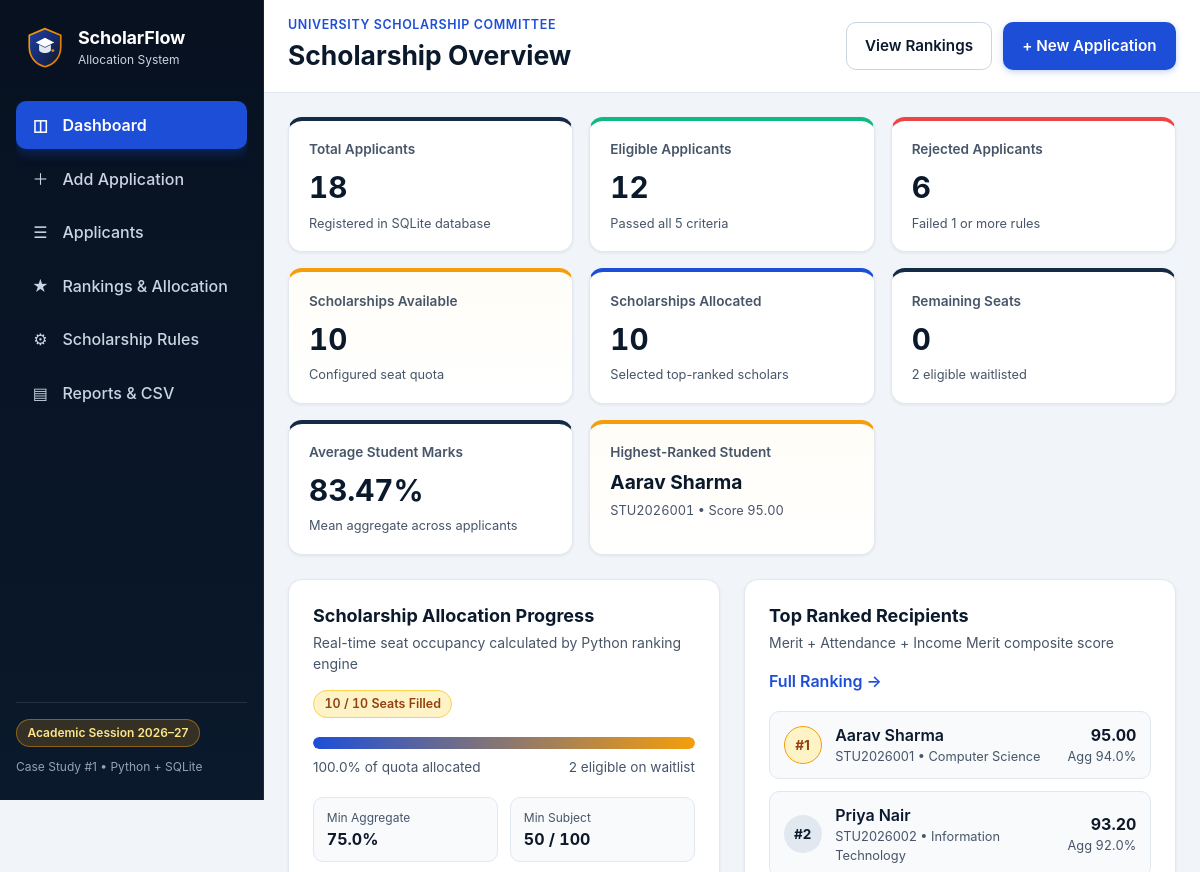
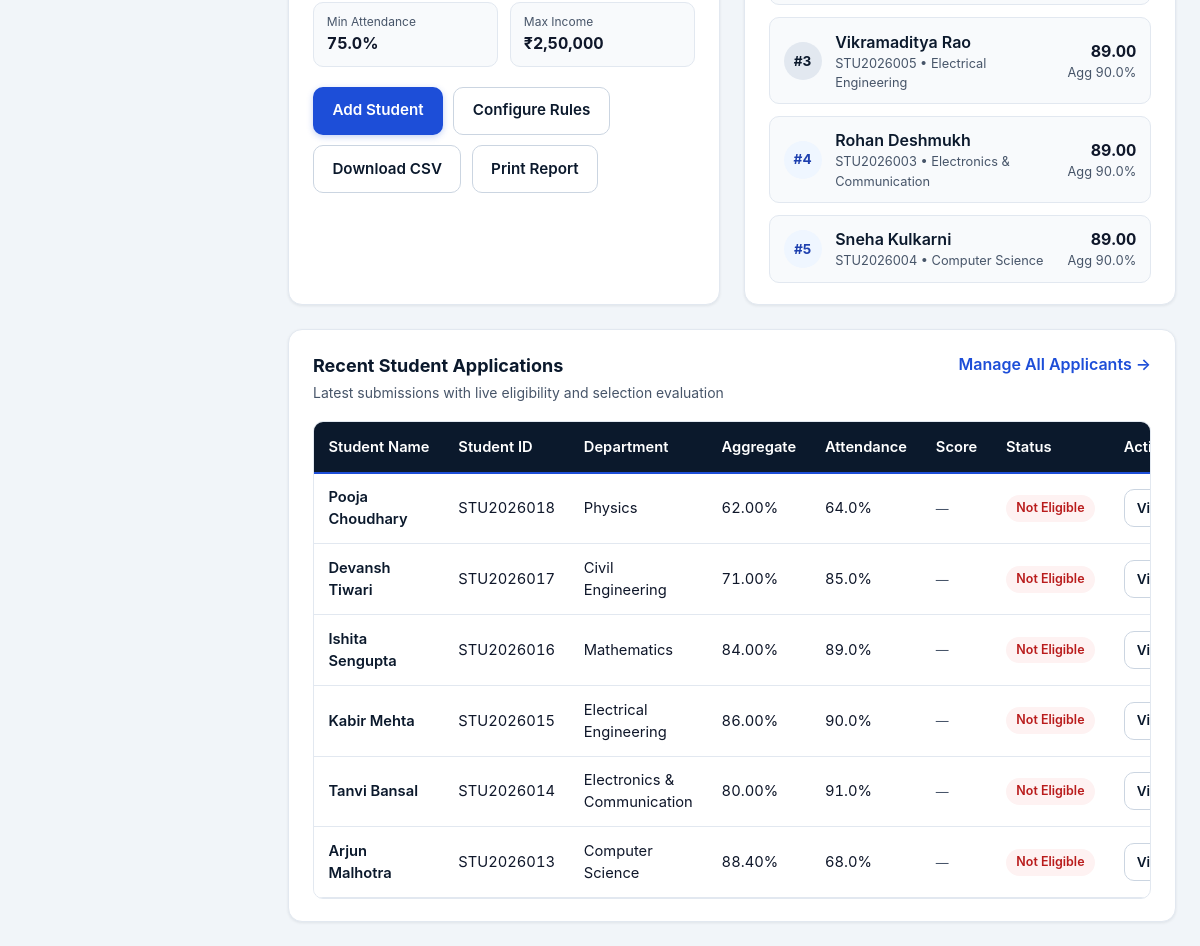
The page / on the database its author committed (2 pictures, top to bottom).
### tables this page shows
CREATE TABLE scholarship_rules (
                id INTEGER PRIMARY KEY CHECK (id = 1),
                min_aggregate REAL NOT NULL,
                min_subject_marks REAL NOT NULL,
                min_attendance REAL NOT NULL,
                max_family_income REAL NOT NULL,
                income_certificate_required INTEGER NOT NULL,
                scholarship_quota INTEGER NOT NULL,
                weight_aggregate REAL NOT NULL,
                weight_attendance REAL NOT NULL,
                weight_income REAL NOT NULL,
                slab1_limit REAL NOT NULL,
                slab1_points REAL NOT NULL,
                slab2_limit REAL NOT NULL,
                slab2_points REAL NOT NULL,
                slab3_limit REAL NOT NULL,
                slab3_points REAL NOT NULL,
                slab4_limit REAL NOT NULL,
                slab4_points REAL NOT NULL,
                slab_above_points REAL NOT NULL,
                updated_at TEXT DEFAULT CURRENT_TIMESTAMP
            );

CREATE TABLE students (
                id INTEGER PRIMARY KEY AUTOINCREMENT,
                student_id TEXT NOT NULL UNIQUE,
                full_name TEXT NOT NULL,
                age INTEGER NOT NULL,
                gender TEXT DEFAULT '',
                department TEXT NOT NULL,
                academic_year TEXT NOT NULL,
                phone TEXT DEFAULT '',
                email TEXT DEFAULT '',
                math_marks REAL NOT NULL,
                physics_marks REAL NOT NULL,
                chemistry_marks REAL NOT NULL,
                english_marks REAL NOT NULL,
                cs_marks REAL NOT NULL,
                total_marks REAL NOT NULL,
                aggregate_percentage REAL NOT NULL,
                attendance_percentage REAL NOT NULL,
                annual_income REAL NOT NULL,
                income_certificate_status TEXT NOT NULL,
                scholarship_category TEXT NOT NULL,
                application_date TEXT NOT NULL,
                created_at TEXT DEFAULT CURRENT_TIMESTAMP
            );

### app.py (the view)
    @app.route("/")
    def dashboard():
        rules, state = get_evaluated_state()
        all_students = state["all_evaluated"]
        recent_applicants = sorted(
            all_students,
            key=lambda s: (str(s["application_date"]), int(s["id"])),
            reverse=True,
        )[:6]
        top_recipients = state["selected_students"][:5]
        return render_template(
            "dashboard.html",
            active_page="dashboard",
            rules=rules,
            summary=state["summary"],
            recent_applicants=recent_applicants,
            top_recipients=top_recipients,
            department_table=state["department_table"],
        )

### templates/dashboard.html (shortened to what this page needs)
{% extends "base.html" %}
{% block page_title %}Scholarship Overview{% endblock %}
{% block topbar_actions %}
  <a href="{{ url_for('rankings') }}" class="btn btn-secondary">View Rankings</a>
  <a href="{{ url_for('add_student_view') }}" class="btn btn-primary">+ New Application</a>
{% endblock %}
{% block content %}
<section class="stats-grid" aria-label="Scholarship Key Metrics">
  <article class="stat-card">
    <p class="stat-label">Total Applicants</p>
    <p class="stat-value tabular">{{ summary.total_applicants }}</p>
    <p class="stat-note">Registered in SQLite database</p>
  </article>
  <article class="stat-card stat-success">
    <p class="stat-label">Eligible Applicants</p>
    <p class="stat-value tabular">{{ summary.eligible_count }}</p>
    <p class="stat-note">Passed all {{ 5 if rules.income_certificate_required else 4 }} criteria</p>
  </article>
  <article class="stat-card stat-danger">
    <p class="stat-label">Rejected Applicants</p>
    <p class="stat-value tabular">{{ summary.rejected_count }}</p>
    <p class="stat-note">Failed 1 or more rules</p>
  </article>
  <article class="stat-card stat-gold">
    <p class="stat-label">Scholarships Available</p>
    <p class="stat-value tabular">{{ summary.scholarships_available }}</p>
    <p class="stat-note">Configured seat quota</p>
  </article>
  <article class="stat-card stat-primary">
    <p class="stat-label">Scholarships Allocated</p>
    <p class="stat-value tabular">{{ summary.scholarships_allocated }}</p>
    <p class="stat-note">Selected top-ranked scholars</p>
  </article>
  <article class="stat-card">
    <p class="stat-label">Remaining Seats</p>
    <p class="stat-value tabular">{{ summary.remaining_seats }}</p>
    <p class="stat-note">{{ summary.waitlisted_count }} eligible waitlisted</p>
  </article>
  <article class="stat-card">
    <p class="stat-label">Average Student Marks</p>
    <p class="stat-value tabular">{{ "%.2f"|format(summary.average_marks) }}%</p>
    <p class="stat-note">Mean aggregate across applicants</p>
  </article>
  <article class="stat-card stat-gold">
    <p class="stat-label">Highest-Ranked Student</p>
    {% if summary.highest_student %}
      <p class="stat-value stat-value-sm">{{ summary.highest_student.full_name }}</p>
      <p class="stat-note tabular">{{ summary.highest_student.student_id }} • Score {{ "%.2f"|format(summary.highest_student.scholarship_score) }}</p>
    {% else %}
      <p class="stat-value stat-value-sm">No Eligible Scholar</p>
      <p class="stat-note">Adjust rules or add applicants</p>
    {% endif %}
  </article>
</section>
<div class="dashboard-split">
  <section class="panel" aria-labelledby="progress-heading">
    <div class="panel-header">
      <div>
        <h2 id="progress-heading" class="panel-title">Scholarship Allocation Progress</h2>
        <p class="panel-subtitle">Real-time seat occupancy calculated by Python ranking engine</p>
      </div>
      <span class="badge badge-gold tabular">{{ summary.scholarships_allocated }} / {{ summary.scholarships_available }} Seats Filled</span>
    </div>
    <div class="progress-block">
      <div class="progress-bar" role="progressbar" aria-valuenow="{{ summary.scholarships_allocated }}" aria-valuemin="0" aria-valuemax="{{ summary.scholarships_available }}" aria-label="Scholarship seats allocated">
        <div class="progress-fill" style="width: {{ [summary.allocation_percent, 100]|min }}%;"></div>
      </div>
      <div class="progress-meta">
        <span>{{ summary.allocation_percent }}% of quota allocated</span>
        <span>{{ summary.waitlisted_count }} eligible on waitlist</span>
      </div>
    </div>
    <div class="rules-mini-grid">
      <div class="rule-chip">
        <span class="rule-chip-label">Min Aggregate</span>
        <strong class="tabular">{{ "%.1f"|format(rules.min_aggregate) }}%</strong>
      </div>
      <div class="rule-chip">
        <span class="rule-chip-label">Min Subject</span>
        <strong class="tabular">{{ "%.0f"|format(rules.min_subject_marks) }} / 100</strong>
      </div>
      <div class="rule-chip">
        <span class="rule-chip-label">Min Attendance</span>
        <strong class="tabular">{{ "%.1f"|format(rules.min_attendance) }}%</strong>
      </div>
      <div class="rule-chip">
        <span class="rule-chip-label">Max Income</span>
        <strong class="tabular">{{ format_inr(rules.max_family_income) }}</strong>
      </div>
    </div>
    <div class="quick-actions">
      <a href="{{ url_for('add_student_view') }}" class="btn btn-primary">Add Student</a>
      <a href="{{ url_for('rules_view') }}" class="btn btn-secondary">Configure Rules</a>
      <a href="{{ url_for('export_csv') }}" class="btn btn-secondary">Download CSV</a>
      <a href="{{ url_for('reports') }}" class="btn btn-secondary">Print Report</a>
    </div>
  </section>
  <section class="panel" aria-labelledby="top-scholars-heading">
    <div class="panel-header">
      <div>
        <h2 id="top-scholars-heading" class="panel-title">Top Ranked Recipients</h2>
        <p class="panel-subtitle">Merit + Attendance + Income Merit composite score</p>
      </div>
      <a href="{{ url_for('rankings') }}" class="link-action">Full Ranking →</a>
    </div>
    {% if top_recipients %}
      <ul class="top-list">
        {% for scholar in top_recipients %}
          <li class="top-list-item">
            <div class="rank-medal {% if scholar.rank == 1 %}medal-gold{% elif scholar.rank <= 3 %}medal-silver{% endif %}">#{{ scholar.rank }}</div>
            <div class="top-list-info">
              <a href="{{ url_for('student_details', student_id=scholar.student_id) }}" class="student-link">{{ scholar.full_name }}</a>
              <span class="muted-meta">{{ scholar.student_id }} • {{ scholar.department }}</span>
            </div>
            <div class="top-list-score">
              <strong class="tabular">{{ "%.2f"|format(scholar.scholarship_score) }}</strong>
              <span class="muted-meta tabular">Agg {{ "%.1f"|format(scholar.aggregate_percentage) }}%</span>
            </div>
          </li>
        {% endfor %}
      </ul>
    {% else %}
      <div class="empty-state">
        <p>No eligible recipients under current rules.</p>
      </div>
    {% endif %}
  </section>
</div>
<section class="panel" aria-labelledby="recent-table-caption">
  <div class="panel-header">
    <div>
      <h2 id="recent-table-caption" class="panel-title">Recent Student Applications</h2>
      <p class="panel-subtitle">Latest submissions with live eligibility and selection evaluation</p>
    </div>
    <a href="{{ url_for('applicants') }}" class="link-action">Manage All Applicants →</a>
  </div>
  {% if recent_applicants %}
    <div tabindex="0" role="region" aria-labelledby="recent-table-caption" class="table-wrapper">
      <table class="data-table" style="--label-2: 'Student ID'; --label-3: 'Department'; --label-4: 'Aggregate'; --label-5: 'Attendance'; --label-6: 'Score'; --label-7: 'Status'; --label-8: 'Action';">
        <thead>
          <tr>
            <th scope="col">Student Name</th>
            <th scope="col">Student ID</th>
            <th scope="col">Department</th>
            <th scope="col">Aggregate</th>
            <th scope="col">Attendance</th>
            <th scope="col">Score</th>
            <th scope="col">Status</th>
            <th scope="col">Action</th>
          </tr>
        </thead>
        <tbody>
          {% for student in recent_applicants %}
            <tr>
              <th scope="row">
                <a href="{{ url_for('student_details', student_id=student.student_id) }}" class="student-link">{{ student.full_name }}</a>
              </th>
              <td class="tabular">{{ student.student_id }}</td>
              <td>{{ student.department }}</td>
              <td class="tabular">{{ "%.2f"|format(student.aggregate_percentage) }}%</td>
              <td class="tabular">{{ "%.1f"|format(student.attendance_percentage) }}%</td>
              <td class="tabular">
                {% if student.is_eligible %}
                  <strong>{{ "%.2f"|format(student.scholarship_score) }}</strong>
                {% else %}
                  <span class="muted-meta">—</span>
                {% endif %}
              </td>
              <td>
                {% if student.selection_code == 'selected' %}
                  <span class="badge badge-success">Selected (#{{ student.rank }})</span>
                {% elif student.selection_code == 'waitlisted' %}
                  <span class="badge badge-warning">Waitlisted (#{{ student.rank }})</span>
                {% else %}
                  <span class="badge badge-danger">Not Eligible</span>
                {% endif %}
              </td>
              <td>
                <a href="{{ url_for('student_details', student_id=student.student_id) }}" class="btn btn-sm btn-secondary">View</a>
              </td>
            </tr>
          {% endfor %}
        </tbody>
      </table>
    </div>
  {% else %}
    <div class="empty-state">
      <p>No student applications found in the database.</p>
      <a href="{{ url_for('add_student_view') }}" class="btn btn-primary">Add First Application</a>
    </div>
  {% endif %}
</section>
{% endblock %}

### templates/base.html (shortened to what this page needs)
<!DOCTYPE html>
<html lang="en">
<head>
  <link rel="stylesheet" href="{{ url_for('static', filename='css/style.css') }}">
</head>
<body>
  <div class="app-shell">
    <aside class="sidebar" aria-label="Primary Navigation">
      <div class="sidebar-brand">
        <img src="{{ url_for('static', filename='images/university_crest.svg') }}" alt="University Crest" width="42" height="42">
        <div>
          <span class="brand-title">ScholarFlow</span>
          <span class="brand-sub">Allocation System</span>
        </div>
      </div>
      <nav class="sidebar-nav" aria-label="Main Menu">
        <ul class="nav-list">
          <li>
            <a href="{{ url_for('dashboard') }}" class="nav-link {% if active_page == 'dashboard' %}is-active{% endif %}" {% if active_page == 'dashboard' %}aria-current="page"{% endif %}>
              <span class="nav-icon" aria-hidden="true">◫</span>
              <span>Dashboard</span>
            </a>
          </li>
          <li>
            <a href="{{ url_for('add_student_view') }}" class="nav-link {% if active_page == 'add_student' %}is-active{% endif %}" {% if active_page == 'add_student' %}aria-current="page"{% endif %}>
              <span class="nav-icon" aria-hidden="true">＋</span>
              <span>Add Application</span>
            </a>
          </li>
          <li>
            <a href="{{ url_for('applicants') }}" class="nav-link {% if active_page == 'applicants' %}is-active{% endif %}" {% if active_page == 'applicants' %}aria-current="page"{% endif %}>
              <span class="nav-icon" aria-hidden="true">☰</span>
              <span>Applicants</span>
            </a>
          </li>
          <li>
            <a href="{{ url_for('rankings') }}" class="nav-link {% if active_page == 'rankings' %}is-active{% endif %}" {% if active_page == 'rankings' %}aria-current="page"{% endif %}>
              <span class="nav-icon" aria-hidden="true">★</span>
              <span>Rankings &amp; Allocation</span>
            </a>
          </li>
          <li>
            <a href="{{ url_for('rules_view') }}" class="nav-link {% if active_page == 'rules' %}is-active{% endif %}" {% if active_page == 'rules' %}aria-current="page"{% endif %}>
              <span class="nav-icon" aria-hidden="true">⚙</span>
              <span>Scholarship Rules</span>
            </a>
          </li>
          <li>
            <a href="{{ url_for('reports') }}" class="nav-link {% if active_page == 'reports' %}is-active{% endif %}" {% if active_page == 'reports' %}aria-current="page"{% endif %}>
              <span class="nav-icon" aria-hidden="true">▤</span>
              <span>Reports &amp; CSV</span>
            </a>
          </li>
        </ul>
      </nav>
      <div class="sidebar-footer">
        <div class="gold-pill">Academic Session 2026–27</div>
        <p class="sidebar-meta">Case Study #1 • Python + SQLite</p>
      </div>
    </aside>
    <div class="main-column">
      <header class="topbar">
        <div class="topbar-left">
          <div>
            <p class="topbar-kicker">University Scholarship Committee</p>
            <h1 class="page-heading">{% block page_title %}Dashboard{% endblock %}</h1>
          </div>
        </div>
        <div class="topbar-actions">
          {% block topbar_actions %}{% endblock %}
        </div>
      </header>
      <main id="main-content" class="content-area">
        {% block content %}{% endblock %}
      </main>
    </div>
  </div>
</body>
</html>

### rows shown on the page
scholarship_rules: income_certificate_required "5", min_aggregate "75.0", min_subject_marks "50", min_attendance "75.0", max_family_income "₹2,50,000"
students: highest_student.full_name "Aarav Sharma", highest_student.student_id "STU2026001", full_name "Aarav Sharma", student_id "STU2026001", department "Computer Science"
students: full_name "Priya Nair", student_id "STU2026002", department "Information Technology"
students: full_name "Vikramaditya Rao", student_id "STU2026005", department "Electrical Engineering"
students: full_name "Rohan Deshmukh", student_id "STU2026003", department "Electronics & Communication"
students: full_name "Sneha Kulkarni", student_id "STU2026004", department "Computer Science"
students: full_name "Pooja Choudhary", student_id "STU2026018", department "Physics", attendance_percentage "64.0"
students: full_name "Devansh Tiwari", student_id "STU2026017", department "Civil Engineering", attendance_percentage "85.0"
students: full_name "Ishita Sengupta", student_id "STU2026016", department "Mathematics", attendance_percentage "89.0"
students: full_name "Kabir Mehta", student_id "STU2026015", department "Electrical Engineering", attendance_percentage "90.0"
students: full_name "Tanvi Bansal", student_id "STU2026014", department "Electronics & Communication", attendance_percentage "91.0"
students: full_name "Arjun Malhotra", student_id "STU2026013", department "Computer Science", attendance_percentage "68.0"

### other values the page prints
{{ summary.total_applicants }} "18"
{{ summary.eligible_count }} "12"
{{ summary.rejected_count }} "6"
{{ summary.scholarships_available }} "10"
{{ summary.scholarships_allocated }} "10"
{{ summary.remaining_seats }} "0"
{{ summary.waitlisted_count }} "2"
{{ "%.2f"|format(summary.average_marks) }} "83.47"
{{ "%.2f"|format(summary.highest_student.scholarship_score) }} "95.00"
{{ summary.allocation_percent }} "100.0"
{{ scholar.rank }} "1" "2" "3" "4" "5"
{{ "%.2f"|format(scholar.scholarship_score) }} "95.00" "93.20" "89.00" "89.00" "89.00"
{{ "%.1f"|format(scholar.aggregate_percentage) }} "94.0" "92.0" "90.0" "90.0" "90.0"
{{ "%.2f"|format(student.aggregate_percentage) }} "62.00" "71.00" "84.00" "86.00" "80.00" "88.40"
